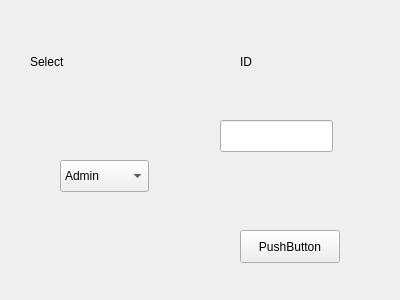
<?xml version="1.0" encoding="UTF-8"?>
<ui version="4.0">
 <class>AdminMainWindow</class>
 <widget class="QWidget" name="AdminMainWindow">
  <property name="geometry">
   <rect>
    <x>0</x>
    <y>0</y>
    <width>400</width>
    <height>300</height>
   </rect>
  </property>
  <property name="windowTitle">
   <string>Form</string>
  </property>
  <widget class="QPushButton" name="proceedButton">
   <property name="geometry">
    <rect>
     <x>240</x>
     <y>230</y>
     <width>100</width>
     <height>33</height>
    </rect>
   </property>
   <property name="text">
    <string>PushButton</string>
   </property>
  </widget>
  <widget class="QLabel" name="labelSelect">
   <property name="geometry">
    <rect>
     <x>30</x>
     <y>50</y>
     <width>72</width>
     <height>24</height>
    </rect>
   </property>
   <property name="text">
    <string>Select</string>
   </property>
  </widget>
  <widget class="QLabel" name="labelID">
   <property name="geometry">
    <rect>
     <x>240</x>
     <y>50</y>
     <width>72</width>
     <height>24</height>
    </rect>
   </property>
   <property name="text">
    <string>ID</string>
   </property>
  </widget>
  <widget class="QLineEdit" name="idLineEdit">
   <property name="geometry">
    <rect>
     <x>220</x>
     <y>120</y>
     <width>113</width>
     <height>32</height>
    </rect>
   </property>
  </widget>
  <widget class="QComboBox" name="userTypeCombo">
   <property name="geometry">
    <rect>
     <x>60</x>
     <y>160</y>
     <width>89</width>
     <height>32</height>
    </rect>
   </property>
   <item>
    <property name="text">
     <string>Admin</string>
    </property>
   </item>
   <item>
    <property name="text">
     <string>Customer</string>
    </property>
   </item>
  </widget>
 </widget>
 <resources/>
 <connections/>
</ui>
